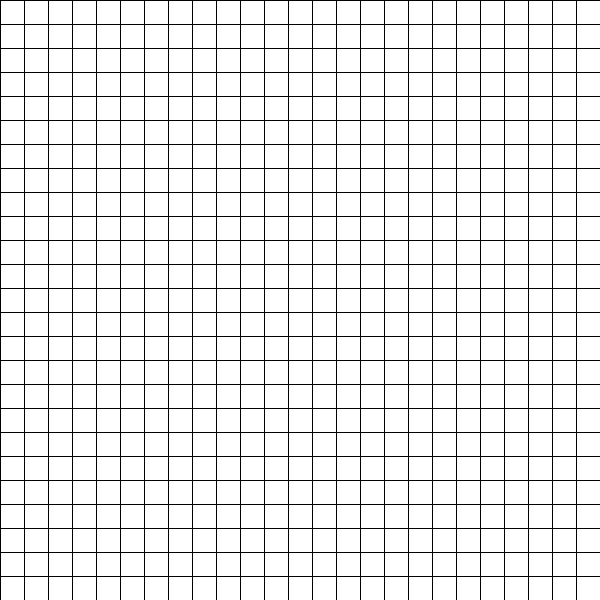
Frame 1 (no input)
Frame 2 (the mouse pressed at the canvas centre, redrawn once): identical to frame 1, image omitted

The Processing sketch that drew this single still picture (run headless with seeded random() and noise(); the mouse was pressed at the canvas centre and the sketch redrawn once):

// Processing sketch: squares
// ── squares.pde
int row = 25;
int col = 25;

void setup() {
  size(600, 600);
  noLoop();
}

void drawCell(float x, float y, float w, float h) {
  stroke(0);
  rect(x, y, w, h);
}

void draw() {
  background(255);
  randomSeed(42);
  float localW = width / float(col);
  float localH = height / float(row);

  for (int i = 0; i < col; i++) {
    for (int j = 0; j < row; j++) {
      float x = (i * localW);
      float y = (j * localH);

      drawCell(x, y, localW, localH);
    }
  }
}
